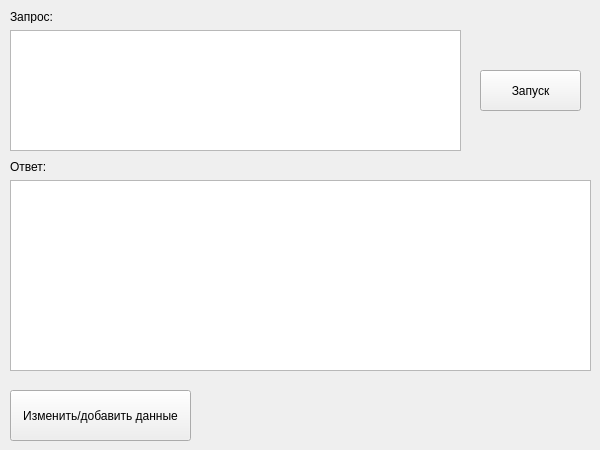
<?xml version="1.0" encoding="UTF-8"?>
<ui version="4.0">
 <class>espresso</class>
 <widget class="QWidget" name="espresso">
  <property name="geometry">
   <rect>
    <x>0</x>
    <y>0</y>
    <width>600</width>
    <height>450</height>
   </rect>
  </property>
  <property name="sizePolicy">
   <sizepolicy hsizetype="Fixed" vsizetype="Fixed">
    <horstretch>0</horstretch>
    <verstretch>0</verstretch>
   </sizepolicy>
  </property>
  <property name="minimumSize">
   <size>
    <width>600</width>
    <height>450</height>
   </size>
  </property>
  <property name="maximumSize">
   <size>
    <width>600</width>
    <height>450</height>
   </size>
  </property>
  <property name="windowTitle">
   <string>espresso</string>
  </property>
  <widget class="QPlainTextEdit" name="textEdit">
   <property name="geometry">
    <rect>
     <x>10</x>
     <y>30</y>
     <width>451</width>
     <height>121</height>
    </rect>
   </property>
   <property name="minimumSize">
    <size>
     <width>0</width>
     <height>0</height>
    </size>
   </property>
  </widget>
  <widget class="QPushButton" name="pushButton">
   <property name="geometry">
    <rect>
     <x>480</x>
     <y>70</y>
     <width>101</width>
     <height>41</height>
    </rect>
   </property>
   <property name="text">
    <string>Запуск</string>
   </property>
  </widget>
  <widget class="QLabel" name="question">
   <property name="geometry">
    <rect>
     <x>10</x>
     <y>10</y>
     <width>47</width>
     <height>13</height>
    </rect>
   </property>
   <property name="text">
    <string>Запрос:</string>
   </property>
  </widget>
  <widget class="QLabel" name="answer">
   <property name="geometry">
    <rect>
     <x>10</x>
     <y>160</y>
     <width>47</width>
     <height>13</height>
    </rect>
   </property>
   <property name="text">
    <string>Ответ:</string>
   </property>
  </widget>
  <widget class="QTableWidget" name="tableWidget">
   <property name="geometry">
    <rect>
     <x>10</x>
     <y>180</y>
     <width>581</width>
     <height>191</height>
    </rect>
   </property>
  </widget>
  <widget class="QPushButton" name="addEditBt">
   <property name="geometry">
    <rect>
     <x>10</x>
     <y>390</y>
     <width>181</width>
     <height>51</height>
    </rect>
   </property>
   <property name="text">
    <string>Изменить/добавить данные</string>
   </property>
  </widget>
 </widget>
 <resources/>
 <connections/>
</ui>
